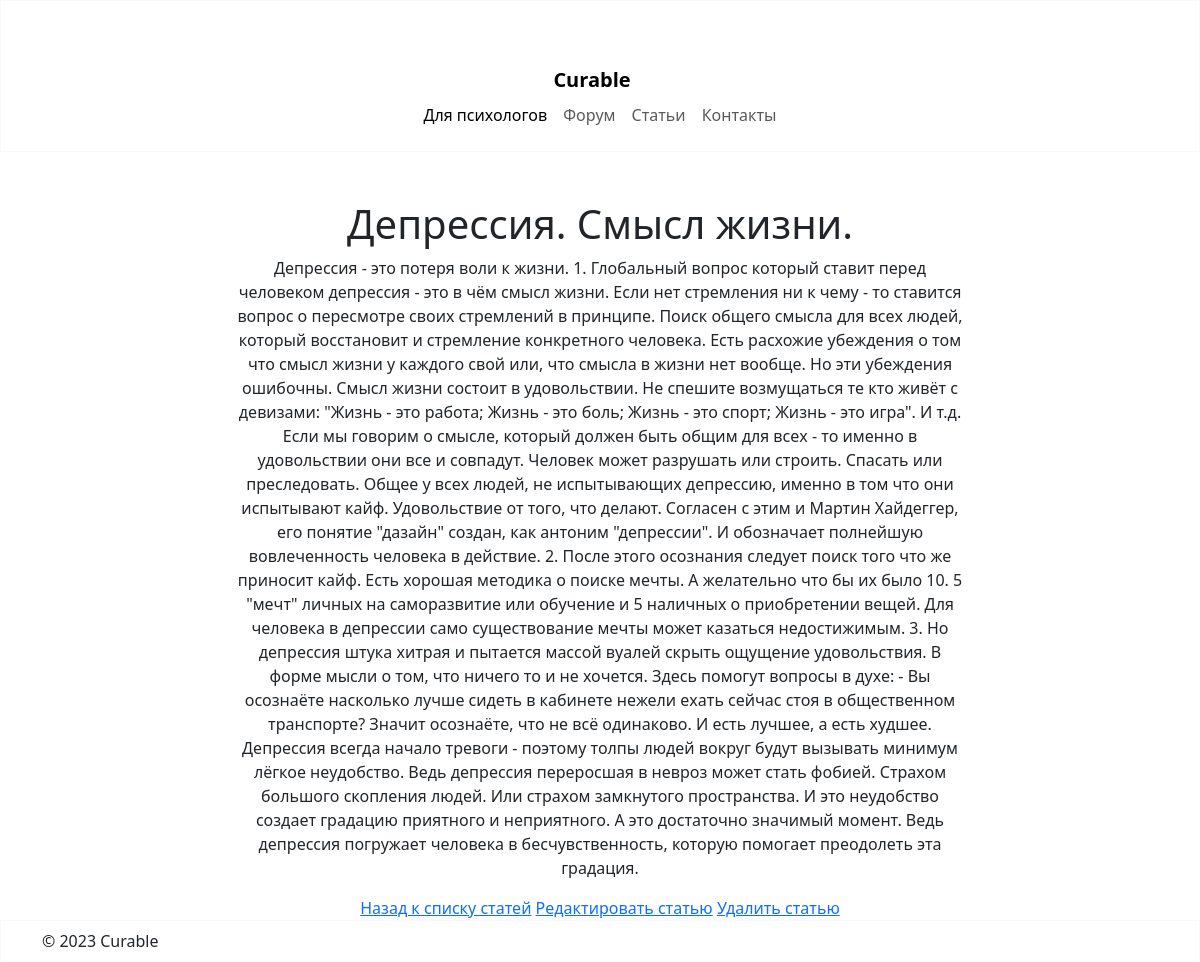
The page /articles/5/ on the database its author committed.
### articles/models.py (models this page shows, shortened)
class Article(models.Model):
    title = models.CharField(max_length=200)  # Максимальная длина заголовка статьи
    content = models.TextField()  # Текст статьи
    pub_date = models.DateTimeField('date published')  # Дата публикации статьи
    author = models.ForeignKey(User, on_delete=models.CASCADE)  # Связь с моделью пользователя Django
    class Meta:
        ordering = ['-pub_date']  # Сортировка статей по убыванию даты публикации

### articles/views.py (the view)
# urls.py: path('<int:pk>/', ArticleDetailView.as_view(), name='article_detail'),
class ArticleDetailView(DetailView):
    model = Article
    template_name = 'articles/article_detail.html'
    context_object_name = 'article'

### templates/articles/article_detail.html (shortened to what this page needs)
{% extends "base.html" %}
{% block content %}
<h1>{{ article.title }}</h1>
    <p>{{ article.content }}</p>
    <a href="{% url 'articles:article_list' %}">Назад к списку статей</a>
    <a href="{% url 'articles:article_update' article.pk %}">Редактировать статью</a>
    <a href="{% url 'articles:article_delete' article.pk %}">Удалить статью</a>
{% endblock %}

### rows shown on the page
Article: title "Депрессия. Смысл жизни.", content "Депрессия - это потеря воли к жизни. 1. Глобальный вопрос который ставит перед человеком депрессия - это в чём смысл жизни. Если нет стремления ни к чему - то ставится вопрос о пересмотре своих стремлений в принципе. Поиск общего смысла для всех людей, который восстановит и стремление конкретного человека. Есть расхожие убеждения о том что смысл жизни у каждого свой или, что смысла в жизни нет вообще. Но эти убеждения ошибочны. Смысл жизни состоит в удовольствии. Не спешите возмущаться те кто живёт с девизами: \"Жизнь - это работа; Жизнь - это боль; Жизнь - это спорт; Жизнь - это игра\". И т.д. Если мы говорим о смысле, который должен быть общим для всех - то именно в удовольствии они все и…"
